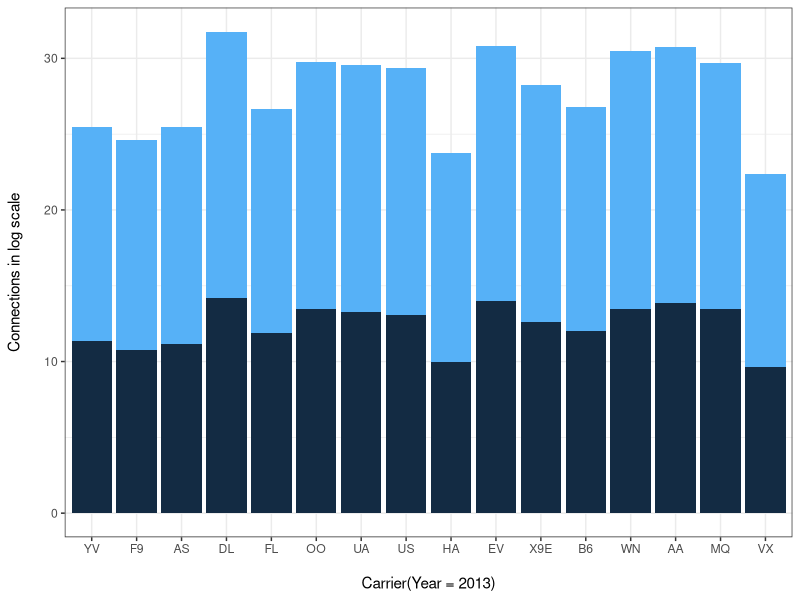
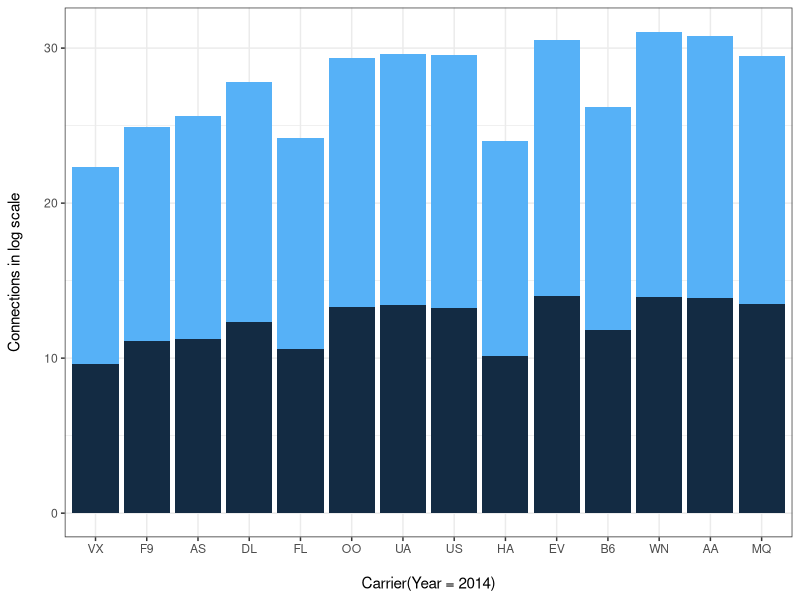
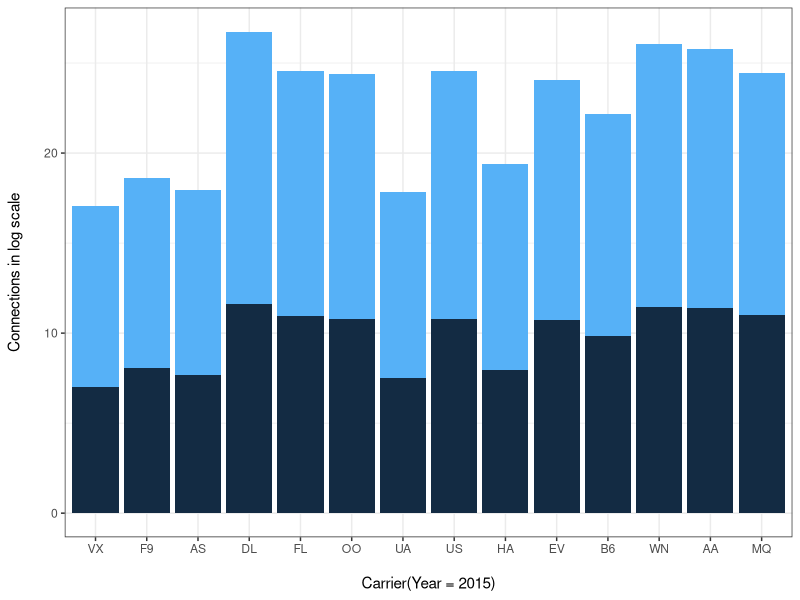
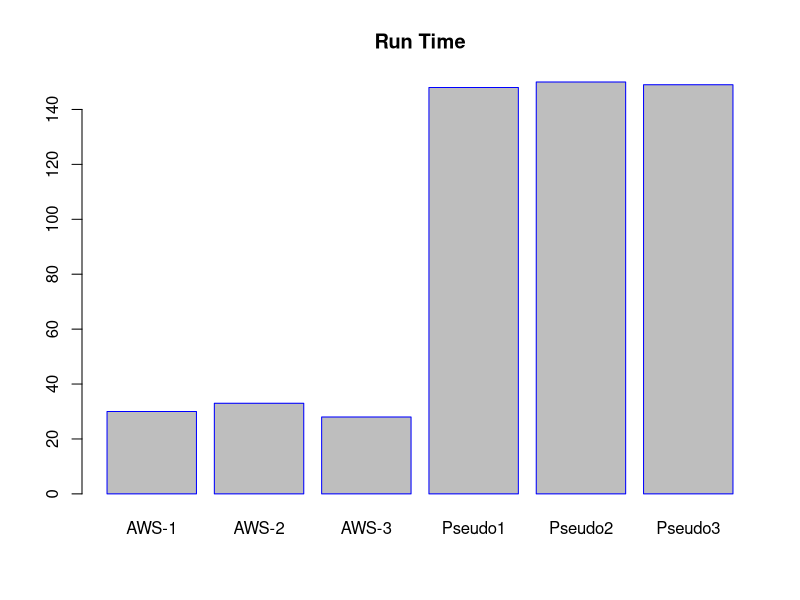

These figures' R source, in order:
## ---- chunk 1
dat <- read.table(text = "YV F9 AS DL FL OO UA US HA EV 9E B6 WN AA MQ VX
1 84339 47042 71811 1451961 141700 703849 587238 470963 21126 1224970 305461 160707 715508 1021082 703178 15307
2 1334375 1066511 1599612 42720518 2626005 12298498 11612851 12095764 992047 19121080 6071667 2751230 23494241 22494448 11377156 340526", header = TRUE)

library(reshape2)

dat$row <- seq_len(nrow(dat))
dat2 <- melt(dat, id.vars = "row")

library(ggplot2)

ggplot(dat2, aes(x=variable, y=log(value), fill=row)) + 
  geom_bar(stat="identity") +
  xlab("\nCarrier(Year = 2013)") +
  ylab("Connections in log scale\n") +
  guides(fill=FALSE) +
  theme_bw()
## ---- chunk 2
dat <- read.table(text = "VX F9 AS DL FL OO UA US HA EV B6 WN AA MQ
1 14625 64424 78040 228076 38942 579836 664421 557624 25334 1189046 132575 1125962 1082175 706966
2 336469 1019767 1703474 5391435 832145 9717323 11231315 12019446 1034607 15266696 1782809 27355347 21307342 9115791", header = TRUE)

library(reshape2)

dat$row <- seq_len(nrow(dat))
dat2 <- melt(dat, id.vars = "row")

library(ggplot2)

ggplot(dat2, aes(x=variable, y=log(value), fill=row)) + 
  geom_bar(stat="identity") +
  xlab("\nCarrier(Year = 2014)") +
  ylab("Connections in log scale\n") +
  guides(fill=FALSE) +
  theme_bw()
## ---- chunk 3
dat <- read.table(text = "VX F9 AS DL FL OO UA US HA EV B6 WN AA MQ
1 1079 3232 2092 111246 58148 48047 1863 47608 2918 44515 18579 93360 88156 58709
2 24143 38340 29849 3691705 811559 798791 30163 945919 89791 645163 231827 2251474 1741092 695859", header = TRUE)

library(reshape2)

dat$row <- seq_len(nrow(dat))
dat2 <- melt(dat, id.vars = "row")

library(ggplot2)

ggplot(dat2, aes(x=variable, y=log(value), fill=row)) + 
  geom_bar(stat="identity") +
  xlab("\nCarrier(Year = 2015)") +
  ylab("Connections in log scale\n") +
  guides(fill=FALSE) +
  theme_bw()
## ---- chunk 4
runs <- c(30, 33, 28, 148, 150, 149)
barplot(runs, main="Run Time", names.arg=c("AWS-1","AWS-2","AWS-3","Pseudo1","Pseudo2","Pseudo3"),  border="blue")
